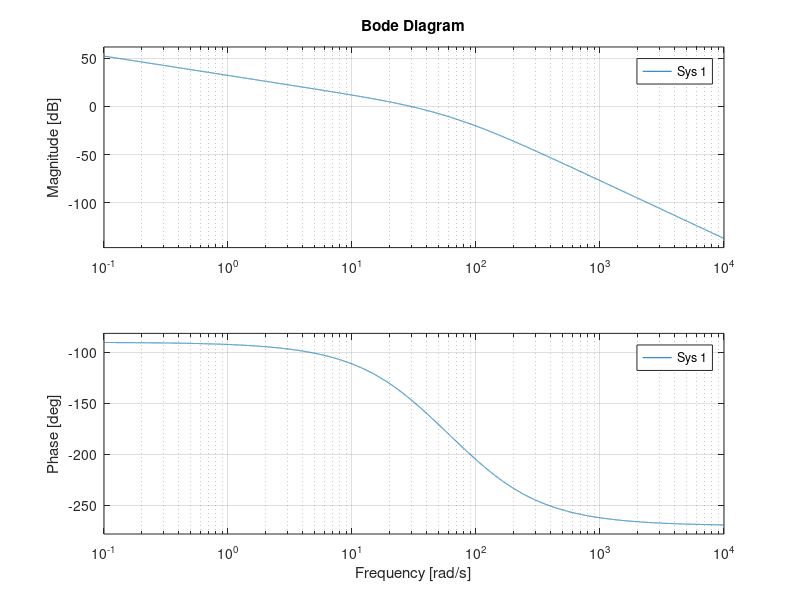
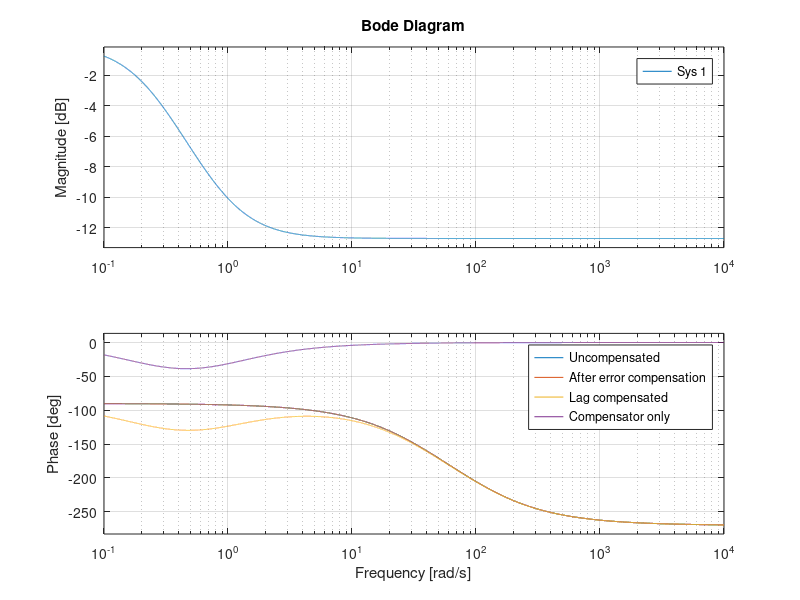

The MATLAB source for these figures, in order:
%this code designs a lag compensator from manual calculation through bode
%plot

clc; clear; close all;

%% frequency response via gain adjustment

%first make the system transfer function

s = tf('s');
sys = 100/(s*(s+36)*(s+100));

%you will need to operate the system at 9.5% overshoot with Kv = 40

%for Kv = 40, we need to set the gain at 36*40 = 1440
gain = 1440;
w = logspace(-1,4, 20000);
bode(sys*gain,w);
grid on

%% 
%we can see that even though the error condition is now satisfied, the
%phase margin has become 34.1 degree

%for 9.5% overshoot, we need a phase margin of 60 degree
%to ensure this, we need a lag compensator

%so first go back to the bode plot and find out the frequency at which the
%phase margin is 60+10(safety margin) = 70 degree, as in the current phase is
%-(180-70) = -110 degree

%we can see that at frequency 9.6 rad/s, and the phase is -110 degrees
%and gain is 12.2 db

%so if we can add negative -12.2 db at that point, then the phase margin
%condition is maintained, and we get the required overshoot

%but this newly added -12.2 db should be added near that point only, if it
%affects the low frequency portion, then the error condition will not be
%met

%so let us assume a flat line of -12.2 db will start at (9.6)/10 = 0.96
%rad/s, this will be the position of the compensator zero, a

%extend a -20 db/decade line from (0.96, -12.2) db and see where it
%intersects the x axis from trial and error method, this will be the
%position of the compensator pole, b

%trial and error: we know at 9.8 rad/s, the magnitude of compensator will
%be -12.2, so,
%|(b/0.96) * (j*9.6 + 0.96)/(j*9.6 + b)| = 10^(-12.2/20), hence b = 0.235

%% let us multiply the system by the controller and see the bode plot

%now the phase margin should be 60 degree 

lag_zero = 0.96;
lag_pole = 0.222;

figure()
bode(sys, w);
hold on
grid on
bode(sys*gain, w);
bode(sys*gain*(lag_pole/lag_zero)*(s+lag_zero)/(s+lag_pole), w);
bode((lag_pole/lag_zero)*(s+lag_zero)/(s+lag_pole), w);
legend('Uncompensated', 'After error compensation', 'Lag compensated', ...
    'Compensator only')

%we get a phase margin of 65 degree which is fine since 65 degree
%corresponds to a higher zeta, and hence lower overshoot than the required
%9.5 percent


































